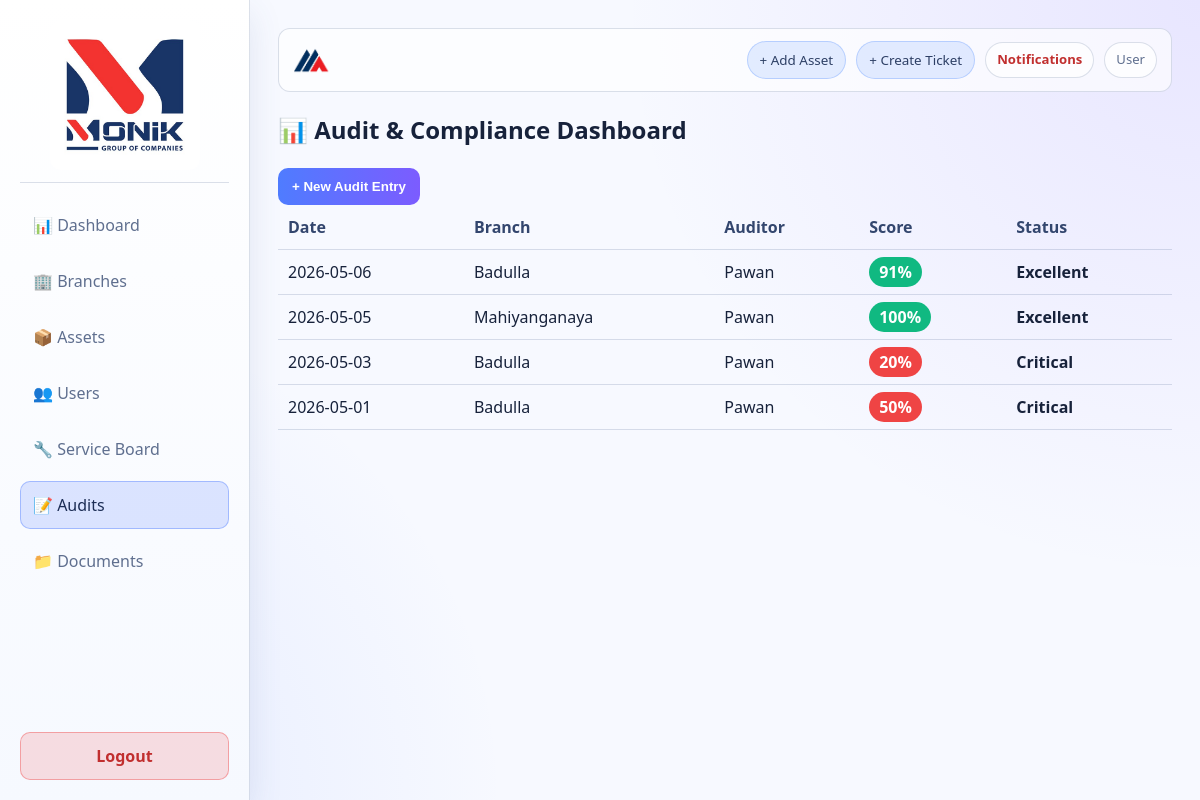
The page /modules/audits/index.php on the database its author committed.
### tables this page shows
CREATE TABLE `audits` (
  `audit_id` int(11) NOT NULL,
  `branch_id` int(11) DEFAULT NULL,
  `auditor_id` int(11) DEFAULT NULL,
  `score` int(11) NOT NULL,
  `comments` text DEFAULT NULL,
  `audit_date` date NOT NULL
);

CREATE TABLE `branches` (
  `branch_id` int(11) NOT NULL,
  `org_id` int(11) DEFAULT NULL,
  `name` varchar(255) NOT NULL,
  `region` varchar(100) DEFAULT NULL,
  `status` enum('Active','Inactive') DEFAULT 'Active'
);

CREATE TABLE `users` (
  `user_id` int(11) NOT NULL,
  `username` varchar(100) NOT NULL,
  `password_hash` varchar(255) NOT NULL,
  `full_name` varchar(255) DEFAULT NULL,
  `role_id` int(11) DEFAULT NULL,
  `branch_id` int(11) DEFAULT NULL
);

### modules/audits/index.php (the view, shortened to what this page needs)
<?php
require_once '../../config/db.php';
$query = "SELECT a.*, b.name as branch_name, u.full_name as auditor_name
          FROM audits a
          JOIN branches b ON a.branch_id = b.branch_id
          JOIN users u ON a.auditor_id = u.user_id
          ORDER BY a.audit_date DESC";
$audits = $pdo->query($query)->fetchAll(PDO::FETCH_ASSOC);
?>
<!DOCTYPE html>
<html lang="en">
<?php
  include '../../includes/header.php';
?>
<head>
    <link rel="stylesheet" href="../../assets/css/style.css">
</head>
<body>
    <?php include '../../includes/sidebar.php'; ?>
    <div class="main-wrapper">
        <?php include '../../includes/topbar.php'; ?>
        <h2>📊 Audit & Compliance Dashboard</h2>
        <button class="btn" onclick="$('#auditModal').show()">+ New Audit Entry</button>
        <table>
            <thead>
                <tr>
                    <th>Date</th>
                    <th>Branch</th>
                    <th>Auditor</th>
                    <th>Score</th>
                    <th>Status</th>
                </tr>
            </thead>
            <tbody>
                <?php foreach($audits as $a):
                    $score = $a['score'];
                    $class = ($score > 80) ? 'bg-green' : (($score >= 60) ? 'bg-yellow' : 'bg-red');
                    $status = ($score > 80) ? 'Excellent' : (($score >= 60) ? 'Good' : 'Critical');
                ?>
                <tr>
                    <td><?php echo $a['audit_date']; ?></td>
                    <td><?php echo $a['branch_name']; ?></td>
                    <td><?php echo $a['auditor_name']; ?></td>
                    <td><span class="score-pill <?php echo $class; ?>"><?php echo $score; ?>%</span></td>
                    <td><strong><?php echo $status; ?></strong></td>
                </tr>
                <?php endforeach; ?>
            </tbody>
        </table>
    </div>
</body>
</html>

### includes/header.php (shortened to what this page needs)
<?php
$base_url = "/MONIK_GROUP_ERP/MONIK_GROUP_ERP_SYSTEM/";
?>
<!DOCTYPE html>
<html lang="en">
<head>
    <link rel="stylesheet" href="<?= $base_url ?>assets/css/style.css">
</head>
<body>

### includes/sidebar.php
<?php
$base_url = "/MONIK_GROUP_ERP/MONIK_GROUP_ERP_SYSTEM/";
$uri = $_SERVER['REQUEST_URI'] ?? '';
function nav_active(string $needle, string $uri): string {
    return strpos($uri, $needle) !== false ? 'active' : '';
}
?>
<div class="sidebar">
    <h2 class="sidebar-brand">
        <img src="<?php echo $base_url; ?>assets/pic/Monik.jpeg" alt="Monik Group Logo" class="sidebar-logo">
    </h2>
    <div class="nav-links">
        <a class="<?php echo nav_active('/dashboard.php', $uri); ?>" href="<?php echo $base_url; ?>dashboard.php">📊 Dashboard</a>
        <a class="<?php echo nav_active('/modules/branches/', $uri); ?>" href="<?php echo $base_url; ?>modules/branches/index.php">🏢 Branches</a>
        <a class="<?php echo nav_active('/modules/assets/', $uri); ?>" href="<?php echo $base_url; ?>modules/assets/index.php">📦 Assets</a>
        <a class="<?php echo nav_active('/modules/users/', $uri); ?>" href="<?php echo $base_url; ?>modules/users/index.php">👥 Users</a>
        <a class="<?php echo nav_active('/modules/service/', $uri); ?>" href="<?php echo $base_url; ?>modules/service/index.php">🔧 Service Board</a>
        <a class="<?php echo nav_active('/modules/audits/', $uri); ?>" href="<?php echo $base_url; ?>modules/audits/index.php">📝 Audits</a>
        <a class="<?php echo nav_active('/modules/documents/', $uri); ?>" href="<?php echo $base_url; ?>modules/documents/index.php">📁 Documents</a>
    </div>
    <a href="<?php echo $base_url; ?>auth/logout.php" class="logout-btn">Logout</a>
</div>

### includes/topbar.php
<?php
$base_url = "/MONIK_GROUP_ERP/MONIK_GROUP_ERP_SYSTEM/";
$fullName = $_SESSION['full_name'] ?? 'User';
?>
<div class="topbar">
  <div class="topbar-left">
    <img src="<?php echo $base_url; ?>assets/pic/MonikLogoOnly.png" alt="Monik Group Logo" class="topbar-logo">
  </div>
  <div class="topbar-right">
    <a class="quick-action" href="<?php echo $base_url; ?>modules/assets/index.php">+ Add Asset</a>
    <a class="quick-action" href="<?php echo $base_url; ?>modules/service/index.php">+ Create Ticket</a>
    <span class="topbar-chip notif-badge">Notifications</span>
    <span class="topbar-chip"><?php echo htmlspecialchars((string) $fullName); ?></span>
  </div>
</div>

### assets/css/style.css (style rules this page uses)
:root { --bg: #f7f9ff; --bg-soft: #ffffff; --surface: #ffffff; --surface-2: #f7faff; --text: #17223b; --muted: #5f6f8f; --primary: #4f7cff; --primary-2: #7c5cff; --success: #34d399; --warning: #f59e0b; --danger: #ef4444; --border: rgba(76, 99, 144, 0.2); --shadow: 0 12px 32px rgba(68, 93, 144, 0.12); --radius: 12px; }
* { box-sizing: border-box; }
html, body { margin: 0; padding: 0; min-height: 100%; }
body { font-family: "Segoe UI", Roboto, Arial, sans-serif; background: radial-gradient(circle at top right, rgba(124, 92, 255, 0.12), transparent 40%), radial-gradient(circle at bottom left, rgba(79, 124, 255, 0.12), transparent 35%), var(--bg); color: var(--text); line-height: 1.5; }
a { color: var(--primary-2); text-decoration: none; }
.sidebar { width: 250px; background: linear-gradient(180deg, #ffffff 0%, #f6f9ff 100%); border-right: 1px solid var(--border); color: var(--text); height: 100vh; position: fixed; padding: 20px; display: flex; flex-direction: column; z-index: 10; box-shadow: var(--shadow); }
.sidebar h2 { margin: 0 0 18px; padding-bottom: 12px; border-bottom: 1px solid var(--border); font-size: 1.25rem; letter-spacing: 0.4px; }
.sidebar-brand { display: flex; align-items: center; justify-content: center; }
.sidebar-logo { width: 150px; max-width: 100%; height: auto; object-fit: contain; border-radius: 10px; }
.nav-links { display: flex; flex-direction: column; gap: 8px; flex-grow: 1; }
.nav-links a { color: var(--muted); border: 1px solid transparent; border-radius: 10px; padding: 11px 12px; display: flex; align-items: center; gap: 10px; transition: all 0.2s ease; }
.nav-links a.active { color: #1c2d55; background: rgba(79, 124, 255, 0.18); border-color: rgba(79, 124, 255, 0.4); }
.logout-btn { margin-top: auto; text-align: center; font-weight: 600; border-radius: 10px; border: 1px solid rgba(239, 68, 68, 0.4); background: rgba(239, 68, 68, 0.16); color: #c12f2f; padding: 11px 12px; transition: all 0.2s ease; }
.main-wrapper { margin-left: 250px; padding: 28px; width: calc(100% - 250px); }
.topbar { display: flex; justify-content: space-between; align-items: center; gap: 14px; margin-bottom: 20px; padding: 12px 14px; border: 1px solid var(--border); border-radius: 12px; background: rgba(255, 255, 255, 0.65); }
.topbar-left { display: flex; align-items: center; gap: 10px; }
.topbar-logo { width: 38px; height: 38px; object-fit: contain; border-radius: 8px; }
.topbar-right { display: flex; align-items: center; gap: 10px; flex-wrap: wrap; }
.quick-action { padding: 8px 12px; border-radius: 999px; background: rgba(79, 140, 255, 0.14); border: 1px solid rgba(79, 140, 255, 0.3); color: #2d3f65; font-size: 0.84rem; }
.topbar-chip { padding: 7px 11px; border-radius: 999px; border: 1px solid var(--border); background: rgba(255, 255, 255, 0.7); color: var(--muted); font-size: 0.82rem; }
.notif-badge { font-weight: 700; color: #c12f2f; }
button, .btn { background: linear-gradient(90deg, var(--primary), var(--primary-2)); border: none; color: white; border-radius: 10px; padding: 11px 14px; font-weight: 600; cursor: pointer; transition: transform 0.15s ease, box-shadow 0.2s ease; }
table { width: 100%; border-collapse: collapse; background: transparent; }
th, td { padding: 10px; border-bottom: 1px solid var(--border); text-align: left; }
th { color: #33466e; font-weight: 600; }
.score-pill { padding: 4px 10px; border-radius: 999px; font-weight: 700; color: #fff; }
.bg-red { background: #ef4444; }
.bg-green { background: #10b981; }

### rows shown on the page
audits: audit_date "2026-05-06", branch.name "Badulla", auditor.full_name "Pawan", score "91", score "Excellent"
audits: audit_date "2026-05-05", branch.name "Mahiyanganaya", auditor.full_name "Pawan", score "100", score "Excellent"
audits: audit_date "2026-05-03", branch.name "Badulla", auditor.full_name "Pawan", score "20", score "Critical"
audits: audit_date "2026-05-01", branch.name "Badulla", auditor.full_name "Pawan", score "50", score "Critical"

### other values the page prints
$fullName "User"
